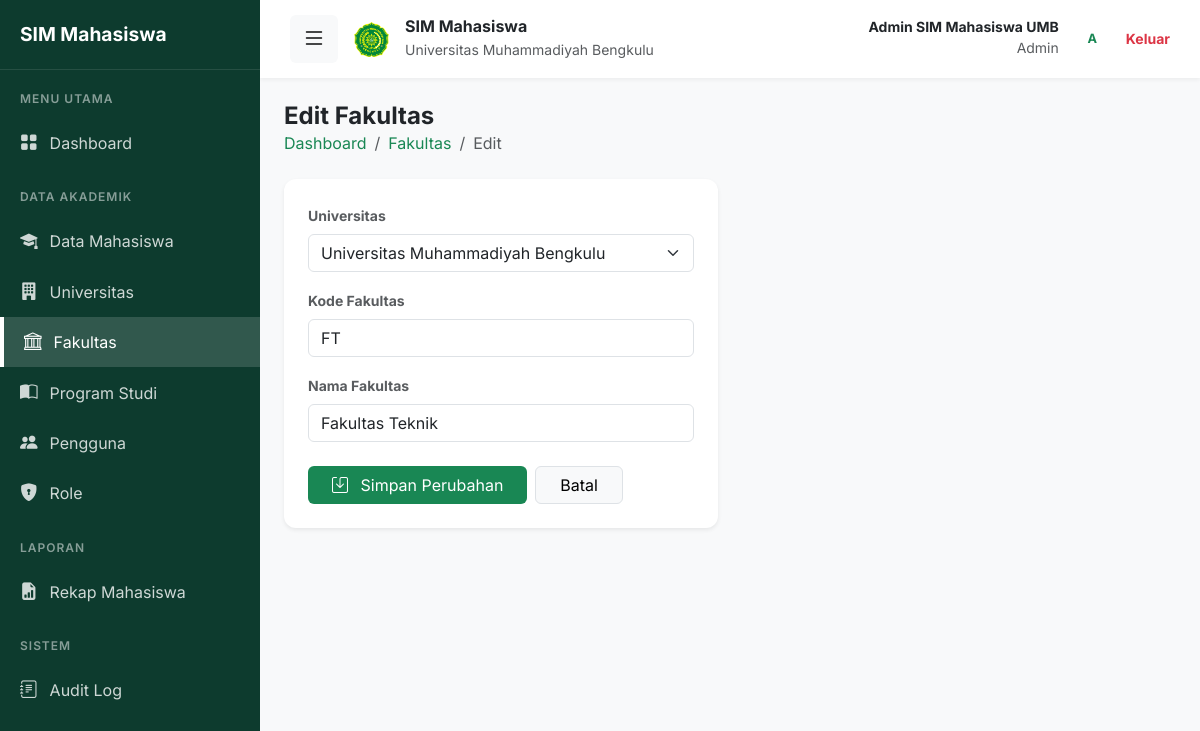
The page /fakultas/edit.php?id=2 (signed in) on the database its author committed.
### tables this page shows
CREATE TABLE IF NOT EXISTS fakultas (
    id INT AUTO_INCREMENT PRIMARY KEY,
    universitas_id INT NOT NULL,
    kode_fakultas VARCHAR(20) NOT NULL,
    nama_fakultas VARCHAR(100) NOT NULL,
    created_at TIMESTAMP DEFAULT CURRENT_TIMESTAMP,
    FOREIGN KEY (universitas_id) REFERENCES universitas(id) ON DELETE CASCADE,
    UNIQUE(universitas_id, kode_fakultas)
);

CREATE TABLE IF NOT EXISTS universitas (
    id INT AUTO_INCREMENT PRIMARY KEY,
    kode_universitas VARCHAR(20) NOT NULL UNIQUE,
    nama_universitas VARCHAR(100) NOT NULL,
    alamat TEXT,
    email VARCHAR(100),
    nomor_telepon VARCHAR(20),
    created_at TIMESTAMP DEFAULT CURRENT_TIMESTAMP
);

### includes/functions.php (called while the page is built, shortened)
<?php
function h($string) {
    return htmlspecialchars($string, ENT_QUOTES, 'UTF-8');
}
?>

### fakultas/edit.php (the view, shortened to what this page needs)
<?php
require_once '../config/database.php';
require_once '../includes/functions.php';
$id = $_GET['id'] ?? null;
$stmt = $pdo->prepare("SELECT * FROM fakultas WHERE id = ?");
$stmt->execute([$id]);
$f = $stmt->fetch();
$universitas = $pdo->query("SELECT id, nama_universitas FROM universitas ORDER BY nama_universitas ASC")->fetchAll();
require_once '../includes/header.php';
?>
<div class="mb-4">
    <h4 class="fw-bold text-hijau-tua mb-0">Edit Fakultas</h4>
    <nav aria-label="breadcrumb">
        <ol class="breadcrumb small mb-0">
            <li class="breadcrumb-item"><a href="../dashboard.php" class="text-decoration-none text-success">Dashboard</a></li>
            <li class="breadcrumb-item"><a href="index.php" class="text-decoration-none text-success">Fakultas</a></li>
            <li class="breadcrumb-item active" aria-current="page">Edit</li>
        </ol>
    </nav>
</div>
<div class="row">
    <div class="col-lg-6">
        <div class="card card-custom border-0 shadow-sm bg-white">
            <div class="card-body p-4">
                <form action="" method="POST">
                    <div class="mb-3">
                        <label for="universitas_id" class="form-label small fw-bold text-muted">Universitas</label>
                        <select name="universitas_id" id="universitas_id" class="form-select" required>
                            <?php foreach ($universitas as $u): ?>
                                <option value="<?= $u['id'] ?>" <?= $f['universitas_id'] == $u['id'] ? 'selected' : '' ?>><?= h($u['nama_universitas']) ?></option>
                            <?php endforeach; ?>
                        </select>
                    </div>
                    <div class="mb-3">
                        <label for="kode_fakultas" class="form-label small fw-bold text-muted">Kode Fakultas</label>
                        <input type="text" name="kode_fakultas" id="kode_fakultas" class="form-control" value="<?= h($f['kode_fakultas']) ?>" required>
                    </div>
                    <div class="mb-4">
                        <label for="nama_fakultas" class="form-label small fw-bold text-muted">Nama Fakultas</label>
                        <input type="text" name="nama_fakultas" id="nama_fakultas" class="form-control" value="<?= h($f['nama_fakultas']) ?>" required>
                    </div>
                    <div class="d-flex gap-2">
                        <button type="submit" class="btn btn-hijau px-4">
                            <i class="bi bi-save me-2"></i> Simpan Perubahan
                        </button>
                        <a href="index.php" class="btn btn-light px-4 border">Batal</a>
                    </div>
                </form>
            </div>
        </div>
    </div>
</div>
<?php require_once '../includes/footer.php'; ?>

### includes/header.php (style rules this page uses)
:root { --hijau-tua: #0d3b2e; --hijau-mint: #d1e7dd; --hijau-utama: #198754; --bg-konten: #f8f9fa; }
body { font-family: 'Inter', sans-serif; background-color: var(--bg-konten); overflow-x: hidden; }
.btn-hijau { background-color: var(--hijau-utama); color: white; border: none; transition: all 0.2s; }
.card-custom { border: 1px solid #eee; border-radius: 12px; box-shadow: 0 2px 10px rgba(0,0,0,0.02); transition: transform 0.2s; }

### rows shown on the page
fakultas: universitas_id "Universitas Muhammadiyah Bengkulu", kode_fakultas "FT", nama_fakultas "Fakultas Teknik"

### other values the page prints
$_SESSION['nama_lengkap'] "Admin SIM Mahasiswa UMB"
$_SESSION['role_name'] "Admin"
substr($_SESSION['nama_lengkap'], 0, 1) "A"
